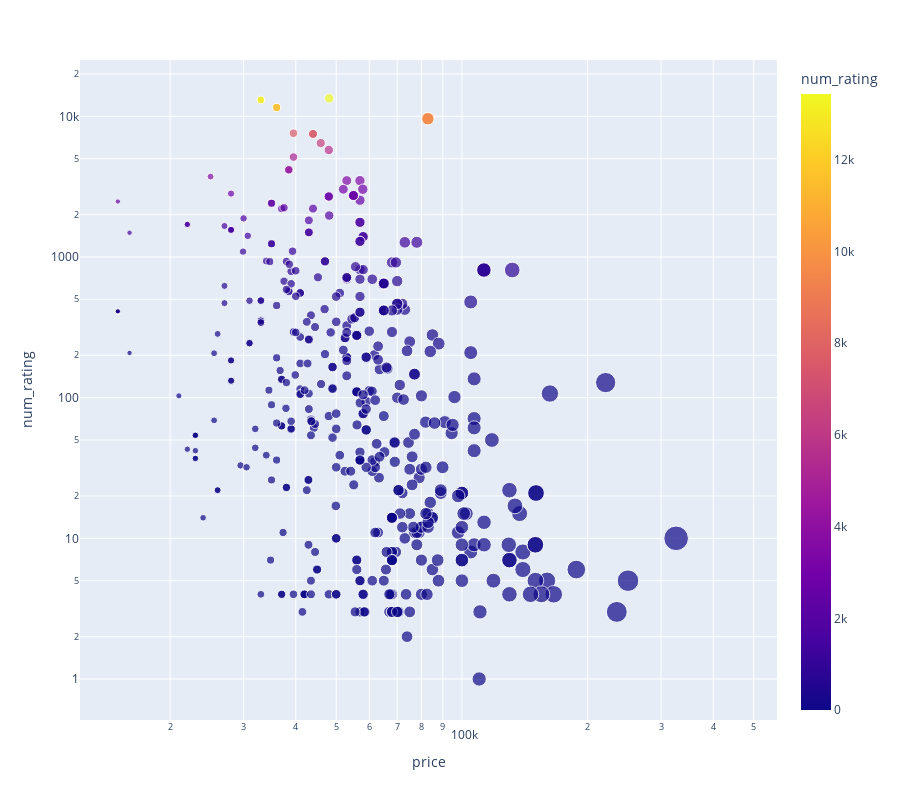

Notebook code cell kept with this figure:
### Code cell
px.scatter(laptops,x='price',y='num_rating', height=800, size='price', log_x=True, log_y= True, color='num_rating')

### Figure 1 — Plotly figure (JSON) as saved in the notebook; plotly's stock layout.template omitted (floating-point values rounded to 4 significant figures; data arrays with more than 128 entries replaced by an {"elided": "..."} marker saying what was removed)
{"data": [{"hovertemplate": "price=%{marker.size}<br>num_rating=%{marker.color}<extra></extra>", "legendgroup": "", "marker": {"color": {"elided": "864 int values"}, "coloraxis": "coloraxis", "size": {"elided": "864 int values"}, "sizemode": "area", "sizeref": 1075.0, "symbol": "circle"}, "mode": "markers", "name": "", "orientation": "v", "showlegend": false, "type": "scatter", "x": {"elided": "864 int values"}, "xaxis": "x", "y": {"elided": "864 int values"}, "yaxis": "y"}], "layout": {"coloraxis": {"colorbar": {"title": {"text": "num_rating"}}, "colorscale": [[0, "#0d0887"], [0.1111, "#46039f"], [0.2222, "#7201a8"], [0.3333, "#9c179e"], [0.4444, "#bd3786"], [0.5556, "#d8576b"], [0.6667, "#ed7953"], [0.7778, "#fb9f3a"], [0.8889, "#fdca26"], [1, "#f0f921"]]}, "height": 800, "legend": {"itemsizing": "constant", "tracegroupgap": 0}, "margin": {"t": 60}, "xaxis": {"anchor": "y", "domain": [0, 1], "title": {"text": "price"}, "type": "log"}, "yaxis": {"anchor": "x", "domain": [0, 1], "title": {"text": "num_rating"}, "type": "log"}}}
